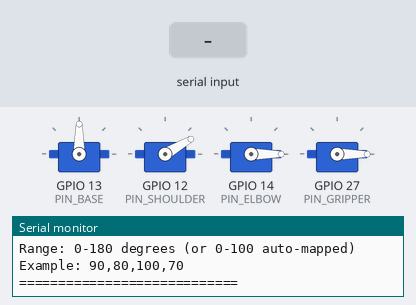
The sketch below on a simulated ESP32. Parts: 4 × servo, the last lines printed to the serial monitor. Inputs (shaded band) come from the test bench.

Above: at 2.7 s.
2.8 s: "1,90,45\n" received over Serial
At 3.46 s:
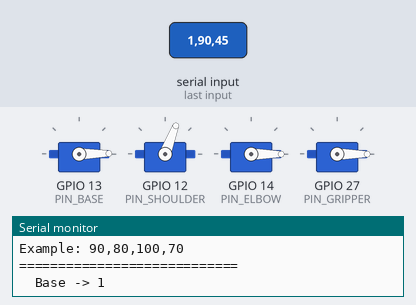
At 4.0 s:
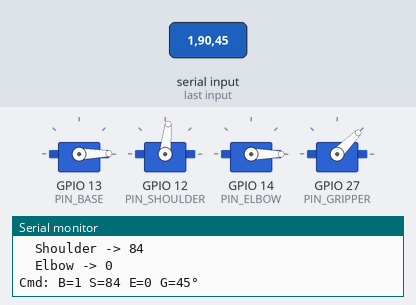
5.0 s: "90,45,200\n" received over Serial
6.5 s: "30,150,10\n" received over Serial
Timing chart, 0 to 9.5 s (numbered marks = the images above; inputs shaded):
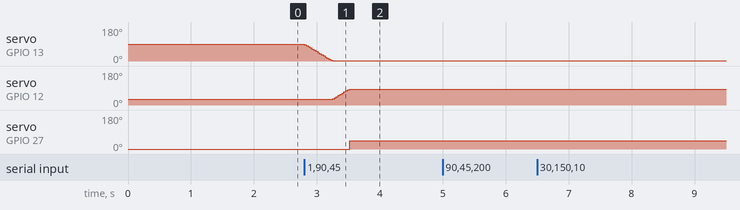

The sketch:

new1.ino
```cpp
// --- ESP32 4-DOF ARM CONTROLLER ---
// 4 Degrees of Freedom: Base, Shoulder, Elbow, Wrist
// Receives: Base,Shoulder,Elbow,Wrist values (0-180 degrees or 0-100 scale)

#include <ESP32Servo.h>

// --- PIN DEFINITIONS ---
#define PIN_BASE 13
#define PIN_SHOULDER 12
#define PIN_ELBOW 14
#define PIN_GRIPPER 27

// --- SERVO OBJECTS ---
Servo base;
Servo shoulder;
Servo elbow;
Servo gripper;

// --- ANGLE LIMITS (CALIBRATED) ---
const int BASE_MIN = 0;
const int BASE_MAX = 180;
const int SHOULDER_MIN = 30;
const int SHOULDER_MAX = 90;
const int ELBOW_MIN = 0;
const int ELBOW_MAX = 90;
const int GRIPPER_MIN = 0;      // Open
const int GRIPPER_MAX = 90;     // Close

// --- MOVEMENT PARAMETERS ---
const int SERVO_SPEED = 3;   // degrees per step
const int SERVO_DELAY = 15;  // milliseconds between steps

// --- VARIABLES ---
String inputBuffer = "";
int currentBase = 90;
int currentShoulder = 30;
int currentElbow = 0;
int currentGripper = 0;

void setup() {
  Serial.begin(115200);
  delay(1000);

  // Attach servos
  base.attach(PIN_BASE);
  shoulder.attach(PIN_SHOULDER);
  elbow.attach(PIN_ELBOW);
  gripper.attach(PIN_GRIPPER);

  // Home position
  base.write(90);
  shoulder.write(30);
  elbow.write(0);
  gripper.write(GRIPPER_MIN);

  delay(500);
  Serial.println("\n=== 4-DOF ARM CONTROLLER ===");
  Serial.println("Ready! Waiting for commands...");
  Serial.println("Format: Base,Shoulder,Elbow,Gripper");
  Serial.println("Range: 0-180 degrees (or 0-100 auto-mapped)");
  Serial.println("Example: 90,80,100,70");
  Serial.println("============================");
}

void loop() {
  // Read serial data
  while (Serial.available()) {
    char ch = Serial.read();

    if (ch == '\n' || ch == '\r') {
      if (inputBuffer.length() > 0) {
        handleCommand(inputBuffer);
        inputBuffer = "";
      }
    } else {
      inputBuffer += ch;
    }
  }
}

void handleCommand(String cmd) {
  // Parse: Base,Shoulder,Elbow,Gripper
  int comma1 = cmd.indexOf(',');
  int comma2 = cmd.indexOf(',', comma1 + 1);
  int comma3 = cmd.lastIndexOf(',');

  if (comma1 < 0 || comma2 < 0 || comma3 < 0) {
    Serial.println("ERR: Format Base,Shoulder,Elbow,Gripper");
    return;
  }

  int b = cmd.substring(0, comma1).toInt();
  int s = cmd.substring(comma1 + 1, comma2).toInt();
  int e = cmd.substring(comma2 + 1, comma3).toInt();
  int g = cmd.substring(comma3 + 1).toInt();

  // Auto-map 0-100 to servo ranges if values are <= 100
  if (b <= 100) b = map(b, 0, 100, BASE_MIN, BASE_MAX);
  if (s <= 100) s = map(s, 0, 100, SHOULDER_MIN, SHOULDER_MAX);
  if (e <= 100) e = map(e, 0, 100, ELBOW_MIN, ELBOW_MAX);

  // Validate ranges
  if (b < BASE_MIN || b > BASE_MAX) {
    Serial.print("ERR: Base out of range: ");
    Serial.println(b);
    return;
  }
  if (s < SHOULDER_MIN || s > SHOULDER_MAX) {
    Serial.print("ERR: Shoulder out of range: ");
    Serial.println(s);
    return;
  }
  if (e < ELBOW_MIN || e > ELBOW_MAX) {
    Serial.print("ERR: Elbow out of range: ");
    Serial.println(e);
    return;
  }
  if (g < GRIPPER_MIN || g > GRIPPER_MAX) {
    Serial.print("ERR: Gripper out of range (0-90): ");
    Serial.println(g);
    return;
  }

  // Store current values
  currentBase = b;
  currentShoulder = s;
  currentElbow = e;
  currentGripper = g;

  // Move all servos
  smoothMove(base, b, "Base");
  smoothMove(shoulder, s, "Shoulder");
  smoothMove(elbow, e, "Elbow");
  gripper.write(g);

  // Feedback
  Serial.print("Cmd: B=");
  Serial.print(b);
  Serial.print(" S=");
  Serial.print(s);
  Serial.print(" E=");
  Serial.print(e);
  Serial.print(" G=");
  Serial.print(g);
  Serial.println("°");
}

void smoothMove(Servo &servo, int targetAngle, String name) {
  int currentAngle = servo.read();

  while (currentAngle != targetAngle) {
    if (currentAngle < targetAngle) {
      currentAngle = min(currentAngle + SERVO_SPEED, targetAngle);
    } else {
      currentAngle = max(currentAngle - SERVO_SPEED, targetAngle);
    }
    servo.write(currentAngle);
    delay(SERVO_DELAY);
  }

  Serial.print("  ");
  Serial.print(name);
  Serial.print(" -> ");
  Serial.println(targetAngle);
}

// --- UTILITY FUNCTIONS ---
void homePosition() {
  Serial.println("Moving to HOME...");
  handleCommand("90,30,0,0");
}
```

Measured:
- after the input at 2.8 s, servo on GPIO 13 (PIN_BASE): moves from 90° to 1° over 0.45 s, starting at once; servo on GPIO 12 (PIN_SHOULDER): moves from 30° to 84° over 0.27 s, starting after 0.45 s; servo on GPIO 27 (PIN_GRIPPER): 0° → 45° after 0.72 s
